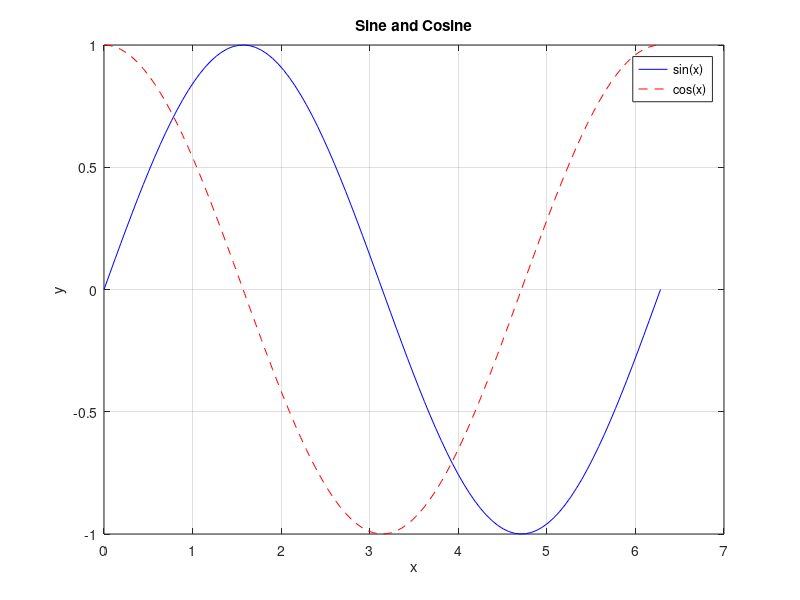

Write the MATLAB code that produced this figure.
% Simple plot in Octave
% Student template

% Create data
x = linspace(0, 2*pi, 100);
y_sin = sin(x);
y_cos = cos(x);

% Create figure
figure(1);
plot(x, y_sin, 'b-', x, y_cos, 'r--');
xlabel('x');
ylabel('y');
title('Sine and Cosine');
legend('sin(x)', 'cos(x)');
grid on;
